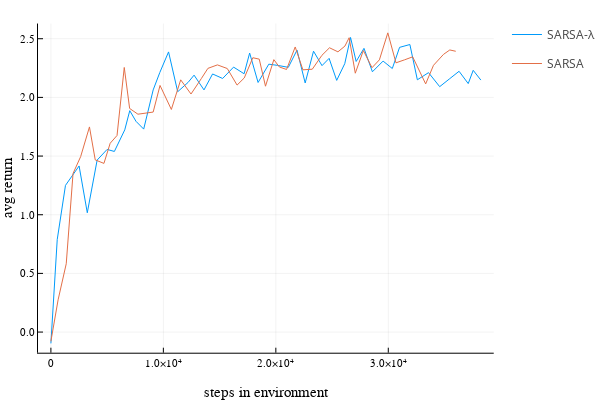

This figure's notebook cell:
### Markdown cell above
## By # Steps

x = total number of steps in env

y = average return

### Code cell
p = plot(xlabel="steps in environment", ylabel="avg return")
n = 20
stop = 1000
for (name, eps) in episodes
    Q = Dict((s, a) => 0.0 for s in observations(env), a in actions(env))
    xs = [0]
    ys = [mean(evaluate(env, s->argmax(a->Q[(s, a)], actions(env))))]
    for i in n:n:min(stop, length(eps))
        newsteps = sum(length(ep.hist) for ep in eps[i-n+1:i])
        push!(xs, last(xs) + newsteps)
        Q = eps[i].Q
        push!(ys, mean(evaluate(env, s->argmax(a->Q[(s, a)], actions(env)))))
    end    
    plot!(p, xs, ys, label=name)
end
p

### Figure 1 — Plotly figure (JSON) as saved in the notebook; plotly's stock layout.template omitted (floating-point values rounded to 4 significant figures)
{"data": [{"colorbar": {"title": ""}, "legendgroup": "SARSA-λ", "line": {"color": "rgba(0, 154, 250, 1.000)", "dash": "solid", "shape": "linear", "width": 1}, "mode": "lines", "name": "SARSA-λ", "showlegend": true, "type": "scatter", "x": [0, 562, 1296, 2507, 3235, 4113, 4998, 5643, 6567, 7012, 7568, 8251, 9095, 9685, 10461, 11274, 12189, 12730, 13613, 14376, 15269, 16243, 17180, 17672, 18422, 19375, 20155, 21111, 21883, 22610, 23352, 24106, 24736, 25412, 26129, 26643, 27142, 27838, 28588, 29537, 30357, 31002, 31919, 32584, 33578, 34570, 35465, 36294, 37107, 37549, 38229], "xaxis": "x", "y": [-0.09644, 0.7881, 1.25, 1.416, 1.017, 1.466, 1.557, 1.539, 1.723, 1.887, 1.796, 1.73, 2.064, 2.212, 2.388, 2.049, 2.127, 2.19, 2.064, 2.2, 2.162, 2.258, 2.201, 2.378, 2.127, 2.283, 2.273, 2.256, 2.403, 2.123, 2.394, 2.271, 2.333, 2.145, 2.288, 2.511, 2.306, 2.418, 2.218, 2.31, 2.246, 2.426, 2.451, 2.15, 2.211, 2.092, 2.16, 2.223, 2.118, 2.231, 2.148], "yaxis": "y", "zmax": null, "zmin": null}, {"colorbar": {"title": ""}, "legendgroup": "SARSA", "line": {"color": "rgba(227, 111, 71, 1.000)", "dash": "solid", "shape": "linear", "width": 1}, "mode": "lines", "name": "SARSA", "showlegend": true, "type": "scatter", "x": [0, 640, 1364, 1969, 2646, 3429, 3943, 4715, 5271, 5881, 6523, 7001, 7738, 9093, 9703, 10709, 11541, 12458, 13382, 13960, 14804, 15684, 16554, 17192, 17953, 18525, 19080, 19824, 20314, 20954, 21723, 22407, 23242, 24095, 24773, 25523, 26145, 26519, 27066, 27782, 28552, 29210, 29958, 30681, 31453, 32168, 33323, 34021, 34908, 35469, 35998], "xaxis": "x", "y": [-0.07883, 0.2747, 0.5822, 1.352, 1.495, 1.748, 1.468, 1.438, 1.609, 1.675, 2.255, 1.906, 1.857, 1.875, 2.102, 1.897, 2.15, 2.029, 2.161, 2.247, 2.277, 2.246, 2.105, 2.166, 2.338, 2.326, 2.095, 2.322, 2.259, 2.238, 2.43, 2.235, 2.24, 2.358, 2.423, 2.388, 2.438, 2.509, 2.206, 2.399, 2.253, 2.32, 2.55, 2.295, 2.32, 2.346, 2.115, 2.274, 2.367, 2.404, 2.393], "yaxis": "y", "zmax": null, "zmin": null}], "layout": {"annotations": [], "height": 400, "legend_position": {"bgcolor": "rgba(255, 255, 255, 1.000)", "bordercolor": "rgba(0, 0, 0, 1.000)", "borderwidth": 1, "font": {"color": "rgba(0, 0, 0, 1.000)", "family": "sans-serif", "size": 11}, "title": {"font": {"color": "rgba(0, 0, 0, 1.000)", "family": "sans-serif", "size": 15}, "text": ""}, "tracegroupgap": 0, "traceorder": "normal", "x": 1, "xanchor": "auto", "y": 1, "yanchor": "auto"}, "margin": {"b": 20, "l": 0, "r": 0, "t": 20}, "paper_bgcolor": "rgba(255, 255, 255, 1.000)", "plot_bgcolor": "rgba(255, 255, 255, 1.000)", "showlegend": true, "width": 600, "xaxis": {"anchor": "y", "domain": [0.07647, 0.9934], "gridcolor": "rgba(0, 0, 0, 0.100)", "gridwidth": 0.5, "linecolor": "rgba(0, 0, 0, 1.000)", "mirror": false, "range": [-1147.0, 39380.0], "showgrid": true, "showline": true, "showticklabels": true, "tickangle": 0, "tickcolor": "rgb(0, 0, 0)", "tickfont": {"color": "rgba(0, 0, 0, 1.000)", "family": "sans-serif", "size": 11}, "tickmode": "array", "ticks": "inside", "ticktext": ["0", "1.0×10⁴", "2.0×10⁴", "3.0×10⁴"], "tickvals": [0, 10000, 20000, 30000], "title": "steps in environment", "titlefont": {"color": "rgba(0, 0, 0, 1.000)", "family": "sans-serif", "size": 15}, "type": "-", "visible": true, "zeroline": false, "zerolinecolor": "rgba(0, 0, 0, 1.000)"}, "yaxis": {"anchor": "x", "domain": [0.07581, 0.9902], "gridcolor": "rgba(0, 0, 0, 0.100)", "gridwidth": 0.5, "linecolor": "rgba(0, 0, 0, 1.000)", "mirror": false, "range": [-0.1758, 2.629], "showgrid": true, "showline": true, "showticklabels": true, "tickangle": 0, "tickcolor": "rgb(0, 0, 0)", "tickfont": {"color": "rgba(0, 0, 0, 1.000)", "family": "sans-serif", "size": 11}, "tickmode": "array", "ticks": "inside", "ticktext": ["0.0", "0.5", "1.0", "1.5", "2.0", "2.5"], "tickvals": [0, 0.5, 1, 1.5, 2, 2.5], "title": "avg return", "titlefont": {"color": "rgba(0, 0, 0, 1.000)", "family": "sans-serif", "size": 15}, "type": "-", "visible": true, "zeroline": false, "zerolinecolor": "rgba(0, 0, 0, 1.000)"}}}
